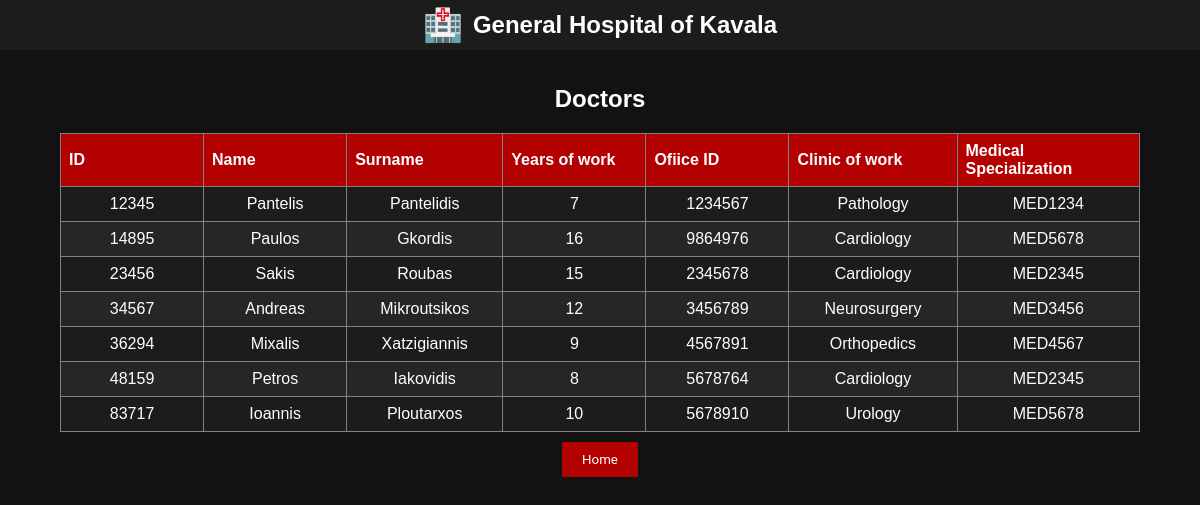
The page /site/select2.php on the database its author committed.
### tables this page shows
CREATE TABLE DOCTOR(
id INT(5) NOT NULL PRIMARY KEY,
name VARCHAR(20),
surname VARCHAR(30),
workyears TINYINT(2),
off_id CHAR(7) NOT NULL,
workcli VARCHAR(30) NOT NULL,
spec_id CHAR(7) NOT NULL,
UNIQUE (off_id),
FOREIGN KEY (spec_id) REFERENCES MEDSPEC(id),
FOREIGN KEY (workcli) REFERENCES CLINIC(name),
FOREIGN KEY (off_id) REFERENCES OFFICE(id)
);

### site/select2.php (the view, shortened to what this page needs)
<?php
    include 'connect.php';
?>
<!DOCTYPE html>
<html>
<head>
<link rel="stylesheet" type="text/css" href="style.css">
</head>
<body>
<header>
        <span role="img" aria-label="Hospital">🏥</span>
		<h2>General Hospital of Kavala</h2>
	</header>
<div id="center">
<table id="select" border=2 align=center>
    <h2 id="h2s">Doctors</h2>
    <tr>
        <th width=80>ID</th>
        <th width=80>Name</th>
        <th width=80>Surname</th>
        <th width=80>Years of work</th>
        <th width=80>Ofiice ID</th>
        <th width=80>Clinic of work</th>
        <th width=80>Medical Specialization</th>
    </tr>
    <?php
        $qry = "SELECT * FROM DOCTOR";
        $result = mysqli_query($conne, $qry);
        while($row = mysqli_fetch_array($result, MYSQLI_NUM)) {
            echo ("<tr><td><div align=\"center\"> $row[0]</div></td>
                    <td><div align=\"center\"> $row[1] </div></td>
                    <td><div align=\"center\"> $row[2] </div></td>
                    <td><div align=\"center\"> $row[3] </div></td>
                    <td><div align=\"center\"> $row[4] </div></td>
                    <td><div align=\"center\"> $row[5] </div></td>
                    <td><div align=\"center\"> $row[6] </div></td></tr>");
        }
    ?>
</table>
<center><button onclick="location.href = 'index.php';"> Home </button></center>
</div>
</body>
</html>

### site/style.css (style rules this page uses)
body { background-color: #121212; color: white; font-family: 'Montserrat', sans-serif; margin: 0; padding: 0; padding-bottom: 120px; }
header { font-family: 'Montserrat', sans-serif; background-color: #1c1c1c; color: white; text-align: center; padding: 6px 0; position: fixed; width: 100%; top: 0; z-index: 1001; display: flex; align-items: center; justify-content: center; }
header span { font-size: 2em; margin-right: 10px; }
header h2 { margin: 0; }
#h2s { margin-top: 85px; text-align: center; }
button { font-family: 'Roboto', sans-serif; background-color: #b30000; color: white; border: none; padding: 10px 20px; margin: 10px 0; cursor: pointer; }
button { background-color: #b30000; color: white; border: none; padding: 10px 20px; margin: 10px 0; cursor: pointer; }
table { border-collapse: collapse; width: 90%; margin-top: 20px; }
table, th, td { border: 1px solid gray; }
th, td { text-align: left; padding: 8px; }
th { background-color: #b30000; color: white; }
tr:nth-child(even) { background-color: #1c1c1c; }
tr:nth-child(odd) { background-color: #262626; }
#select { margin-top: 20px; }
table { margin-top: 20px; }

### rows shown on the page
doctor: id "12345", name "Pantelis", surname "Pantelidis", workyears "7", off "1234567", workcli "Pathology", spec "MED1234"
doctor: id "14895", name "Paulos", surname "Gkordis", workyears "16", off "9864976", workcli "Cardiology", spec "MED5678"
doctor: id "23456", name "Sakis", surname "Roubas", workyears "15", off "2345678", workcli "Cardiology", spec "MED2345"
doctor: id "34567", name "Andreas", surname "Mikroutsikos", workyears "12", off "3456789", workcli "Neurosurgery", spec "MED3456"
doctor: id "36294", name "Mixalis", surname "Xatzigiannis", workyears "9", off "4567891", workcli "Orthopedics", spec "MED4567"
doctor: id "48159", name "Petros", surname "Iakovidis", workyears "8", off "5678764", workcli "Cardiology", spec "MED2345"
doctor: id "83717", name "Ioannis", surname "Ploutarxos", workyears "10", off "5678910", workcli "Urology", spec "MED5678"
